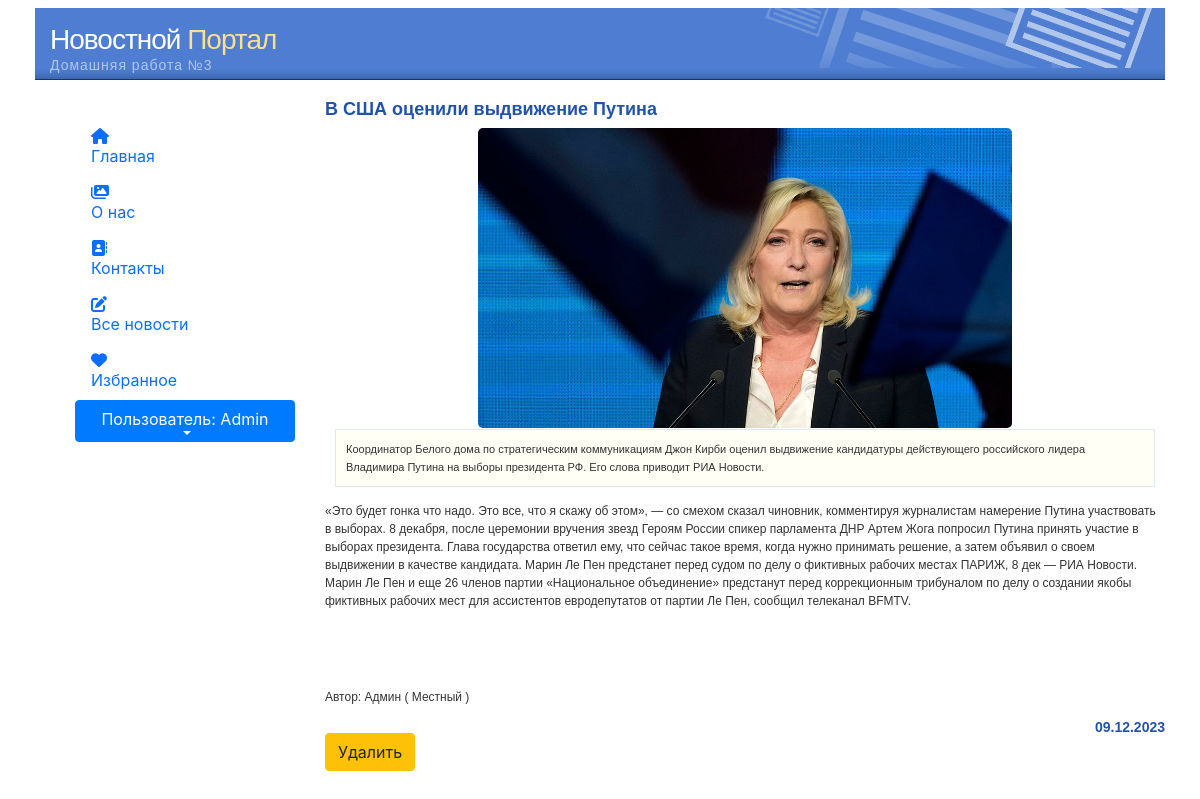
The app's page /news/show/ (signed in) with its own data.
### news/models.py (models this page shows, shortened)
class Article(models.Model):
    categories = (('E','Economics'),
                  ('S','Science'),
                  ('IT','IT'))
    author = models.ForeignKey(User, on_delete=models.SET_NULL, null=True, verbose_name='Автор')
    title = models.CharField('Заголовок', max_length=50, default='')
    anouncement = models.TextField('Аннотация', max_length=250)
    text = models.TextField('Текст новости')
    date = models.DateTimeField('Дата создания', auto_now=True)
    category = models.CharField(choices=categories, max_length=50, default='', verbose_name='Категория')
    tags = models.ManyToManyField(to=Tag, blank=True, verbose_name='Тэги')
    slug = models.SlugField()
    class Meta:
        ordering = ['title', 'date']
        verbose_name = 'Новость'
        verbose_name_plural = 'Новости'

class Image(models.Model):
    article = models.ForeignKey(Article, on_delete=models.CASCADE)
    name = models.CharField(max_length=50, blank=True)
    image = models.ImageField(upload_to='article_images/')

### news/views.py (the view)
# urls.py: path('', views.index, name='home'),
def index(request):
    article = Article.objects.latest("id")
    context = {'article':article}
    return render(request,'news/index.html',context)

### users/templatetags/users_extras.py (called while the page is built)
@register.filter(name="has_group")
def has_group(user,group_name):
    return user.groups.filter(name=group_name).exists()

### news/templates/news/index.html (shortened to what this page needs)
{% extends 'home01/index.html' %}
{% load static %}
{% load bootstrap5 %}
{% load users_extras %}
{% block content %}
<link rel="stylesheet" href="https://maxcdn.bootstrapcdn.com/bootstrap/4.0.0/css/bootstrap.min.css"
>
             <div id="content">
                    <h3>{{ article.title }}</h3>
             {% if article.image_set.all %}
              <div class="row">
                <div id="carouselControls" class="carousel slide" data-ride="carousel" style="display: inline-block;">
                    <div class="carousel-inner" role="listbox" style=" width:auto; height: 300px; !important;">
                        {% for image in article.image_set.all %}
                        <div class="carousel-item {% if forloop.counter == 1 %} active {% endif %}">
                            <img class="d-block" src="{{ image.image.url }}"
                                 style="margin:auto; height:300px; width:auto; border-radius:5px;">
                        </div>
                        {% endfor %}
                    </div>
                    <a class="carousel-control-prev" href="#carouselControls" role="button" data-slide="prev">
                    </a>
                    <a class="carousel-control-next" href="#carouselControls" role="button" data-slide="next">
                    </a>
                </div>
              </div>
                {% endif%}
                    <div class='featurebox_side'>{{ article.anouncement }}</div>
                    <p>{{ article.text }}</p>
                    <br><br>
                    <p>Автор: {{ article.author.first_name }} ( {{ article.author.last_name }} )</p>
                    <h4 align="right">{{ article.date|date:"d.m.Y" }}</h4>
                    {% if request.user|has_group:"Autors" %}
                       <a class="btn btn-warning" href="{% url 'news_delete' article.pk %}">Удалить</a>
                    {% endif %}
            </div>
{% endblock %}

### home01/templates/home01/left_sidebar.html (shortened to what this page needs)
{% load bootstrap5 %}
{% load static %}
{% bootstrap_css %}
{% load users_extras %}
            <div class="tm-sidebar">
                <nav class="tm-nav">
                    <div>
                     <ul  class="nav nav-pills flex-column mb-auto">
                            <li class="nav-item">
                                <a href="{% url 'news_index' %}"
                                {% if request.resolver_match.view_name == 'home' %} class="nav-link current link-active"{% else %} class="nav-link" {% endif %}>
                                    <i class="fa fa-house menu-icon"></i>
                                    <div class="d-none d-lg-block">Главная</div>
                                </a>
                            </li>
                            <li class="nav-item">
                                <a href="{% url 'about' %}"
                                   {% if request.resolver_match.view_name == 'about' %} class="nav-link current link-active"{% else %} class="nav-link" {% endif %}>
                                    <i class="fas fa-images nav-icon"></i>
                                    <div class="d-none d-lg-block">О нас</div>
                                </a>
                            </li>
                            <li class="nav-item">
                                <a href="{% url 'contact' %}"
                                   {% if request.resolver_match.view_name == 'contact' %} class="nav-link current link-active"{% else %} class="nav-link" {% endif %}>
                                    <i class="fas fa-address-book nav-icon"></i>
                                    <div class="d-none d-lg-block">Контакты</div>
                                </a>
                            </li>
                            <li class="nav-item">
                                <a href="{% url 'all_news' %}"
                                {% if request.resolver_match.view_name == 'all_news' %} class="nav-link current" {% else %} class="nav-link" {% endif %}>
                                    <i class="fas fa-pen-to-square nav-icon"></i>
                                    <div class="d-none d-lg-block">Все новости</div>
                                </a>
                            </li>
<li class="nav-item">
      <a href="{% url 'myarticles' %}"
      {% if request.resolver_match.view_name == 'myarticles' %} class="nav-link current" {% else %} class="nav-link" {% endif %}>
        <i class="fas fa-heart nav-icon"></i>
        <div class="d-none d-lg-block">Избранное</div>
    </a>
</li>
 </ul>
     <div class="dropdown" >
          <button class="dropbtn btn btn-primary dropdown-toggle" type="button" id="dropdownMenuButton1" data-bs-toggle="dropdown" aria-expanded="false">
              <div class="d-none d-lg-block">Пользователь: {{request.user.username}}</div>
          </button>
        </div>
                    </div>
                </nav>
            </div>

### home01/static/home01/css/style.css (style rules this page uses)
body { text-align: center; margin-top:10px; margin-bottom:10px; color:#666666; background-color: #666666; }
#content { margin-top: 20px; margin-bottom: 0px; }
#content p { margin-top:15px; margin-bottom: 15px; font-family: verdana, arial, sans-serif; font-size: 12px; line-height: 18px; color: #333333; }
#content h3 { margin-top:5px; margin-bottom: 10px; font-family: verdana, arial, sans-serif; font-size: 18px; font-weight: bold; line-height: 18px; color: #2153AA; }
#content h4 { margin-top:0px;margin-bottom:0px; font-family: verdana, arial, sans-serif; font-size: 14px; font-weight: bold; line-height: 12px; color: #2153AA; }
.featurebox_side { background-color: #fffff6; margin:1px;margin-left:10px;margin-right:10px;margin-bottom:15px; padding:10px; border: 1px solid #DFE8F7; font-family: verdana, arial, sans-serif; font-size: 11px; line-height: 18px; color: #333333; }
.tm-sidebar { background-color: #fff; top: 0; bottom: 0; left: 0; z-index: 1000; padding-left: 40px; padding-top: 40px; width: 100%; }
.tm-nav { display: flex; flex-direction: column; justify-content: space-between; height: 100%; }
.nav-link { position: relative; padding-top: 15px; padding-bottom: 15px; }
.dropbtn { width: 100%; display: block; align-items: center; justify-content: center; margin-bottom: 1px; }

### records on screen
Article: title "В США оценили выдвижение Путина", anouncement "Координатор Белого дома по стратегическим коммуникациям Джон Кирби оценил выдвижение кандидатуры действующего российского лидера Владимира Путина на выборы президента РФ. Его слова приводит РИА Новости.", text "«Это будет гонка что надо. Это все, что я скажу об этом», — со смехом сказал чиновник, комментируя журналистам намерение Путина участвовать в выборах. 8 декабря, после церемонии вручения звезд Героям России спикер парламента ДНР Артем Жога попросил Путина принять участие в выборах президента. Глава государства ответил ему, что сейчас такое время, когда нужно принимать решение, а затем объявил о своем выдвижении в качестве кандидата. Марин Ле Пен предстанет перед судом по делу о фиктивных рабочих местах ПАРИЖ, 8 дек — РИА Новости. Марин Ле Пен и еще 26 членов партии «Национальное объединение» предстанут перед коррекционным трибуналом по делу о создании якобы фиктивных рабочих мест для…", author.first_name "Админ", author.last_name "Местный", date "09.12.2023"
Image: image (picture)

### other values on screen
{{ request.user.username }} "Admin"
